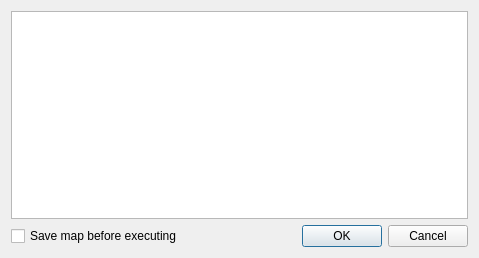
<?xml version="1.0" encoding="UTF-8"?>
<ui version="4.0">
 <class>CommandDialog</class>
 <widget class="QDialog" name="CommandDialog">
  <property name="geometry">
   <rect>
    <x>0</x>
    <y>0</y>
    <width>479</width>
    <height>258</height>
   </rect>
  </property>
  <property name="windowTitle">
   <string>Properties</string>
  </property>
  <layout class="QVBoxLayout" name="verticalLayout">
   <item>
    <widget class="Tiled::Internal::CommandTreeView" name="treeView">
     <property name="dragDropMode">
      <enum>QAbstractItemView::DragDrop</enum>
     </property>
     <property name="alternatingRowColors">
      <bool>true</bool>
     </property>
     <property name="selectionMode">
      <enum>QAbstractItemView::ExtendedSelection</enum>
     </property>
     <property name="selectionBehavior">
      <enum>QAbstractItemView::SelectRows</enum>
     </property>
    </widget>
   </item>
   <item>
    <layout class="QHBoxLayout" name="horizontalLayout">
     <item>
      <widget class="QCheckBox" name="saveBox">
       <property name="text">
        <string>Save map before executing</string>
       </property>
      </widget>
     </item>
     <item>
      <widget class="QDialogButtonBox" name="buttonBox">
       <property name="orientation">
        <enum>Qt::Horizontal</enum>
       </property>
       <property name="standardButtons">
        <set>QDialogButtonBox::Cancel|QDialogButtonBox::Ok</set>
       </property>
      </widget>
     </item>
    </layout>
   </item>
  </layout>
 </widget>
 <customwidgets>
  <customwidget>
   <class>Tiled::Internal::CommandTreeView</class>
   <extends>QTreeView</extends>
   <header>commanddialog.h</header>
  </customwidget>
 </customwidgets>
 <resources/>
 <connections>
  <connection>
   <sender>buttonBox</sender>
   <signal>accepted()</signal>
   <receiver>CommandDialog</receiver>
   <slot>accept()</slot>
   <hints>
    <hint type="sourcelabel">
     <x>248</x>
     <y>254</y>
    </hint>
    <hint type="destinationlabel">
     <x>157</x>
     <y>274</y>
    </hint>
   </hints>
  </connection>
  <connection>
   <sender>buttonBox</sender>
   <signal>rejected()</signal>
   <receiver>CommandDialog</receiver>
   <slot>reject()</slot>
   <hints>
    <hint type="sourcelabel">
     <x>316</x>
     <y>260</y>
    </hint>
    <hint type="destinationlabel">
     <x>286</x>
     <y>274</y>
    </hint>
   </hints>
  </connection>
 </connections>
</ui>
